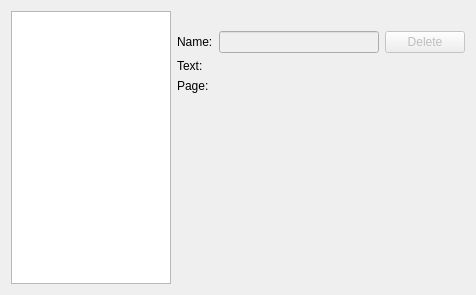
<?xml version="1.0" encoding="UTF-8"?>
<ui version="4.0">
 <class>JumpOverview</class>
 <widget class="QWidget" name="JumpOverview">
  <property name="geometry">
   <rect>
    <x>0</x>
    <y>0</y>
    <width>476</width>
    <height>295</height>
   </rect>
  </property>
  <layout class="QGridLayout" name="gridLayout" columnstretch="10,1,10,1">
   <item row="0" column="0" rowspan="5">
    <widget class="QListWidget" name="items"/>
   </item>
   <item row="0" column="1" colspan="3">
    <widget class="QLabel" name="type"/>
   </item>
   <item row="1" column="1">
    <widget class="QLabel" name="label">
     <property name="text">
      <string>Name:</string>
     </property>
     <property name="buddy">
      <cstring>name</cstring>
     </property>
    </widget>
   </item>
   <item row="1" column="2">
    <widget class="QLineEdit" name="name">
     <property name="enabled">
      <bool>false</bool>
     </property>
    </widget>
   </item>
   <item row="1" column="3">
    <widget class="QPushButton" name="bDelete">
     <property name="enabled">
      <bool>false</bool>
     </property>
     <property name="text">
      <string>Delete</string>
     </property>
    </widget>
   </item>
   <item row="2" column="1">
    <widget class="QLabel" name="label_2">
     <property name="text">
      <string>Text:</string>
     </property>
    </widget>
   </item>
   <item row="2" column="2">
    <widget class="KSqueezedTextLabel" name="textContent"/>
   </item>
   <item row="3" column="1">
    <widget class="QLabel" name="pageLabel">
     <property name="text">
      <string>Page:</string>
     </property>
    </widget>
   </item>
   <item row="3" column="2">
    <widget class="QLabel" name="page"/>
   </item>
   <item row="4" column="2">
    <spacer name="verticalSpacer_2">
     <property name="orientation">
      <enum>Qt::Vertical</enum>
     </property>
     <property name="sizeHint" stdset="0">
      <size>
       <width>20</width>
       <height>40</height>
      </size>
     </property>
    </spacer>
   </item>
  </layout>
 </widget>
 <customwidgets>
  <customwidget>
   <class>KSqueezedTextLabel</class>
   <extends>QLabel</extends>
   <header>ksqueezedtextlabel.h</header>
  </customwidget>
 </customwidgets>
 <resources/>
 <connections/>
</ui>
